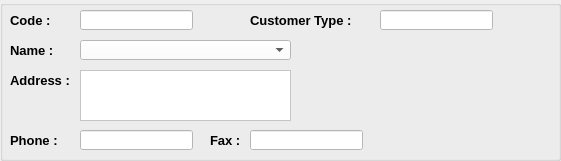
  <widget class="QGroupBox" name="groupBox">
   <property name="geometry">
    <rect>
     <x>10</x>
     <y>60</y>
     <width>561</width>
     <height>161</height>
    </rect>
   </property>
   <property name="styleSheet">
    <string notr="true">background-color: rgb(250, 210, 255);

QGroupBox
{
border:1px solid Black;
};

</string>
   </property>
   <property name="title">
    <string/>
   </property>
   <widget class="QLabel" name="Code_lbl">
    <property name="geometry">
     <rect>
      <x>10</x>
      <y>10</y>
      <width>47</width>
      <height>20</height>
     </rect>
    </property>
    <property name="sizePolicy">
     <sizepolicy hsizetype="Preferred" vsizetype="Preferred">
      <horstretch>5</horstretch>
      <verstretch>0</verstretch>
     </sizepolicy>
    </property>
    <property name="font">
     <font>
      <pointsize>10</pointsize>
      <weight>75</weight>
      <bold>true</bold>
     </font>
    </property>
    <property name="text">
     <string>Code :</string>
    </property>
   </widget>
   <widget class="QLabel" name="Name_lbl">
    <property name="geometry">
     <rect>
      <x>10</x>
      <y>40</y>
      <width>47</width>
      <height>20</height>
     </rect>
    </property>
    <property name="font">
     <font>
      <pointsize>10</pointsize>
      <weight>75</weight>
      <bold>true</bold>
     </font>
    </property>
    <property name="text">
     <string>Name :</string>
    </property>
   </widget>
   <widget class="QLabel" name="Address_lbl">
    <property name="geometry">
     <rect>
      <x>10</x>
      <y>70</y>
      <width>71</width>
      <height>20</height>
     </rect>
    </property>
    <property name="font">
     <font>
      <pointsize>10</pointsize>
      <weight>75</weight>
      <bold>true</bold>
     </font>
    </property>
    <property name="text">
     <string>Address :</string>
    </property>
   </widget>
   <widget class="QLabel" name="Phone_lbl">
    <property name="geometry">
     <rect>
      <x>10</x>
      <y>130</y>
      <width>61</width>
      <height>20</height>
     </rect>
    </property>
    <property name="font">
     <font>
      <pointsize>10</pointsize>
      <weight>75</weight>
      <bold>true</bold>
     </font>
    </property>
    <property name="text">
     <string>Phone :</string>
    </property>
   </widget>
   <widget class="QLineEdit" name="Code_txt">
    <property name="geometry">
     <rect>
      <x>80</x>
      <y>10</y>
      <width>113</width>
      <height>20</height>
     </rect>
    </property>
    <property name="font">
     <font>
      <pointsize>10</pointsize>
     </font>
    </property>
    <property name="styleSheet">
     <string notr="true">background-color: rgb(255, 255, 255);</string>
    </property>
   </widget>
   <widget class="QComboBox" name="Name_combo">
    <property name="geometry">
     <rect>
      <x>80</x>
      <y>40</y>
      <width>211</width>
      <height>20</height>
     </rect>
    </property>
    <property name="font">
     <font>
      <pointsize>10</pointsize>
      <weight>75</weight>
      <bold>true</bold>
     </font>
    </property>
    <property name="styleSheet">
     <string notr="true">background-color: rgb(255, 255, 255);</string>
    </property>
   </widget>
   <widget class="QTextEdit" name="Address_txt">
    <property name="geometry">
     <rect>
      <x>80</x>
      <y>70</y>
      <width>211</width>
      <height>51</height>
     </rect>
    </property>
    <property name="styleSheet">
     <string notr="true">background-color: rgb(255, 255, 255);</string>
    </property>
   </widget>
   <widget class="QLineEdit" name="Phone_txt">
    <property name="geometry">
     <rect>
      <x>80</x>
      <y>130</y>
      <width>113</width>
      <height>20</height>
     </rect>
    </property>
    <property name="font">
     <font>
      <pointsize>10</pointsize>
     </font>
    </property>
    <property name="styleSheet">
     <string notr="true">background-color: rgb(255, 255, 255);</string>
    </property>
   </widget>
   <widget class="QLabel" name="Fax_lbl">
    <property name="geometry">
     <rect>
      <x>210</x>
      <y>130</y>
      <width>31</width>
      <height>20</height>
     </rect>
    </property>
    <property name="font">
     <font>
      <pointsize>10</pointsize>
      <weight>75</weight>
      <bold>true</bold>
     </font>
    </property>
    <property name="text">
     <string>Fax :</string>
    </property>
   </widget>
   <widget class="QLineEdit" name="Fax_txt">
    <property name="geometry">
     <rect>
      <x>250</x>
      <y>130</y>
      <width>113</width>
      <height>20</height>
     </rect>
    </property>
    <property name="font">
     <font>
      <pointsize>10</pointsize>
     </font>
    </property>
    <property name="styleSheet">
     <string notr="true">background-color: rgb(255, 255, 255);</string>
    </property>
   </widget>
   <widget class="QLabel" name="Customer_type_lbl">
    <property name="geometry">
     <rect>
      <x>250</x>
      <y>10</y>
      <width>111</width>
      <height>20</height>
     </rect>
    </property>
    <property name="font">
     <font>
      <pointsize>10</pointsize>
      <weight>75</weight>
      <bold>true</bold>
     </font>
    </property>
    <property name="text">
     <string>Customer Type :</string>
    </property>
   </widget>
   <widget class="QLineEdit" name="Customer_type_txt">
    <property name="geometry">
     <rect>
      <x>380</x>
      <y>10</y>
      <width>113</width>
      <height>20</height>
     </rect>
    </property>
    <property name="font">
     <font>
      <pointsize>10</pointsize>
     </font>
    </property>
    <property name="styleSheet">
     <string notr="true">background-color: rgb(255, 255, 255);</string>
    </property>
   </widget>
  </widget>
